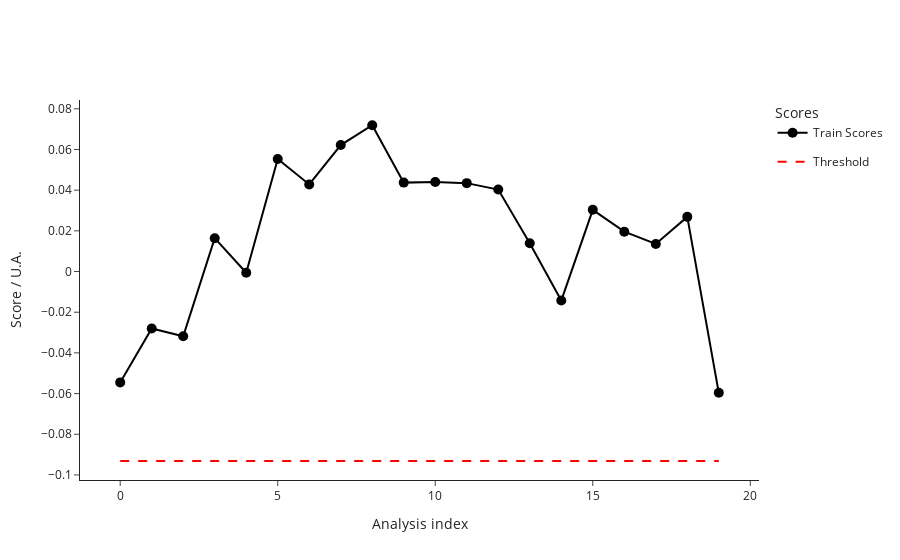

Here is the notebook cell this chart was saved with:
### Code cell
from src.StreamPort.machine_learning.methods import MachineLearningMethodIsolationForestSklearn

iforest = MachineLearningMethodIsolationForestSklearn()
iforest_parameters = iforest.parameters
print("Isolation Forest parameters: ", iforest_parameters)
parameters.update(iforest_parameters)

ml_ana = iforest.run(ml_ana)
fig_train_scores = ml_ana.plot_scores()
fig_train_scores.show()

### Figure 1 — Plotly figure (JSON) as saved in the notebook; plotly's stock layout.template omitted (floating-point values rounded to 4 significant figures)
{"data": [{"hovertemplate": ["<b>index: </b>18<br><b>name: </b>210812_Pac--005<br><b>path: </b>C:/Users/Sandeep/Desktop/ExtractedSignals\\210812_Pac 2021-08-12 10-30-07\\210812_Pac--005.D<br><b>batch: </b>210812_Pac 2021-08-12 10-30-07<br><b>batch_position: </b>5<br><b>idle_time: </b>39.0<br><b>sample: </b>NaCl 0,9%<br><b>method: </b>SAA_411_Pac.M<br><b>timestamp: </b>2021-08-12 10:50:23<br><b>detector: </b>G1315C<br><b>pump: </b>G7110B<br><b>start_time: </b>2021-08-12 10:50:57<br><b>end_time: </b>2021-08-12 10:54:57<br><b>runtime: </b>239.7000000000036", "<b>index: </b>19<br><b>name: </b>210812_Pac--006<br><b>path: </b>C:/Users/Sandeep/Desktop/ExtractedSignals\\210812_Pac 2021-08-12 10-30-07\\210812_Pac--006.D<br><b>batch: </b>210812_Pac 2021-08-12 10-30-07<br><b>batch_position: </b>6<br><b>idle_time: </b>39.0<br><b>sample: </b>Blank<br><b>method: </b>SAA_411_Pac.M<br><b>timestamp: </b>2021-08-12 10:55:02<br><b>detector: </b>G1315C<br><b>pump: </b>G7110B<br><b>start_time: </b>2021-08-12 10:55:36<br><b>end_time: </b>2021-08-12 10:59:36<br><b>runtime: </b>239.7000000000036", "<b>index: </b>20<br><b>name: </b>210812_Pac--007<br><b>path: </b>C:/Users/Sandeep/Desktop/ExtractedSignals\\210812_Pac 2021-08-12 10-30-07\\210812_Pac--007.D<br><b>batch: </b>210812_Pac 2021-08-12 10-30-07<br><b>batch_position: </b>7<br><b>idle_time: </b>39.0<br><b>sample: </b>0.025 mg/ml<br><b>method: </b>SAA_411_Pac.M<br><b>timestamp: </b>2021-08-12 10:59:41<br><b>detector: </b>G1315C<br><b>pump: </b>G7110B<br><b>start_time: </b>2021-08-12 11:00:15<br><b>end_time: </b>2021-08-12 11:04:15<br><b>runtime: </b>239.7000000000036", "<b>index: </b>21<br><b>name: </b>210812_Pac--008<br><b>path: </b>C:/Users/Sandeep/Desktop/ExtractedSignals\\210812_Pac 2021-08-12 10-30-07\\210812_Pac--008.D<br><b>batch: </b>210812_Pac 2021-08-12 10-30-07<br><b>batch_position: </b>8<br><b>idle_time: </b>39.0<br><b>sample: </b>Blank<br><b>method: </b>SAA_411_Pac.M<br><b>timestamp: </b>2021-08-12 11:04:20<br><b>detector: </b>G1315C<br><b>pump: </b>G7110B<br><b>start_time: </b>2021-08-12 11:04:54<br><b>end_time: </b>2021-08-12 11:08:54<br><b>runtime: </b>239.7000000000036", "<b>index: </b>22<br><b>name: </b>210812_Pac--009<br><b>path: </b>C:/Users/Sandeep/Desktop/ExtractedSignals\\210812_Pac 2021-08-12 10-30-07\\210812_Pac--009.D<br><b>batch: </b>210812_Pac 2021-08-12 10-30-07<br><b>batch_position: </b>9<br><b>idle_time: </b>38.0<br><b>sample: </b>210806/036 :10<br><b>method: </b>SAA_411_Pac.M<br><b>timestamp: </b>2021-08-12 11:08:59<br><b>detector: </b>G1315C<br><b>pump: </b>G7110B<br><b>start_time: </b>2021-08-12 11:09:32<br><b>end_time: </b>2021-08-12 11:13:32<br><b>runtime: </b>239.7000000000036", "<b>index: </b>23<br><b>name: </b>210812_Pac--010<br><b>path: </b>C:/Users/Sandeep/Desktop/ExtractedSignals\\210812_Pac 2021-08-12 10-30-07\\210812_Pac--010.D<br><b>batch: </b>210812_Pac 2021-08-12 10-30-07<br><b>batch_position: </b>10<br><b>idle_time: </b>39.0<br><b>sample: </b>210806/036 :10<br><b>method: </b>SAA_411_Pac.M<br><b>timestamp: </b>2021-08-12 11:13:37<br><b>detector: </b>G7110B<br><b>pump: </b>G7110B<br><b>start_time: </b>2021-08-12 11:14:11<br><b>end_time: </b>2021-08-12 11:18:11<br><b>runtime: </b>239.7000000000036", "<b>index: </b>24<br><b>name: </b>210812_Pac--011<br><b>path: </b>C:/Users/Sandeep/Desktop/ExtractedSignals\\210812_Pac 2021-08-12 10-30-07\\210812_Pac--011.D<br><b>batch: </b>210812_Pac 2021-08-12 10-30-07<br><b>batch_position: </b>11<br><b>idle_time: </b>39.0<br><b>sample: </b>210806/036 :10<br><b>method: </b>SAA_411_Pac.M<br><b>timestamp: </b>2021-08-12 11:18:16<br><b>detector: </b>G7110B<br><b>pump: </b>G7110B<br><b>start_time: </b>2021-08-12 11:18:50<br><b>end_time: </b>2021-08-12 11:22:50<br><b>runtime: </b>239.7000000000036", "<b>index: </b>25<br><b>name: </b>210812_Pac--012<br><b>path: </b>C:/Users/Sandeep/Desktop/ExtractedSignals\\210812_Pac 2021-08-12 10-30-07\\210812_Pac--012.D<br><b>batch: </b>210812_Pac 2021-08-12 10-30-07<br><b>batch_position: </b>12<br><b>idle_time: </b>39.0<br><b>sample: </b>Blank<br><b>method: </b>SAA_411_Pac.M<br><b>timestamp: </b>2021-08-12 11:22:55<br><b>detector: </b>G1315C<br><b>pump: </b>G7110B<br><b>start_time: </b>2021-08-12 11:23:29<br><b>end_time: </b>2021-08-12 11:27:29<br><b>runtime: </b>239.7000000000036", "<b>index: </b>26<br><b>name: </b>210812_Pac--013<br><b>path: </b>C:/Users/Sandeep/Desktop/ExtractedSignals\\210812_Pac 2021-08-12 10-30-07\\210812_Pac--013.D<br><b>batch: </b>210812_Pac 2021-08-12 10-30-07<br><b>batch_position: </b>13<br><b>idle_time: </b>39.0<br><b>sample: </b>0.025 mg/ml<br><b>method: </b>SAA_411_Pac.M<br><b>timestamp: </b>2021-08-12 11:27:34<br><b>detector: </b>G1315C<br><b>pump: </b>G7110B<br><b>start_time: </b>2021-08-12 11:28:08<br><b>end_time: </b>2021-08-12 11:32:08<br><b>runtime: </b>239.7000000000036", "<b>index: </b>27<br><b>name: </b>210812_Pac--014<br><b>path: </b>C:/Users/Sandeep/Desktop/ExtractedSignals\\210812_Pac 2021-08-12 10-30-07\\210812_Pac--014.D<br><b>batch: </b>210812_Pac 2021-08-12 10-30-07<br><b>batch_position: </b>14<br><b>idle_time: </b>38.0<br><b>sample: </b>Blank<br><b>method: </b>SAA_411_Pac.M<br><b>timestamp: </b>2021-08-12 11:32:13<br><b>detector: </b>G7110B<br><b>pump: </b>G7110B<br><b>start_time: </b>2021-08-12 11:32:46<br><b>end_time: </b>2021-08-12 11:36:47<br><b>runtime: </b>239.7000000000036", "<b>index: </b>51<br><b>name: </b>210813_Pac--005<br><b>path: </b>C:/Users/Sandeep/Desktop/ExtractedSignals\\210813_Pac 2021-08-13 10-37-27\\210813_Pac--005.D<br><b>batch: </b>210813_Pac 2021-08-13 10-37-27<br><b>batch_position: </b>5<br><b>idle_time: </b>39.0<br><b>sample: </b>NaCl 0,9%<br><b>method: </b>SAA_411_Pac.M<br><b>timestamp: </b>2021-08-13 10:57:52<br><b>detector: </b>G7110B<br><b>pump: </b>G7110B<br><b>start_time: </b>2021-08-13 10:58:26<br><b>end_time: </b>2021-08-13 11:02:27<br><b>runtime: </b>239.7000000000036", "<b>index: </b>52<br><b>name: </b>210813_Pac--006<br><b>path: </b>C:/Users/Sandeep/Desktop/ExtractedSignals\\210813_Pac 2021-08-13 10-37-27\\210813_Pac--006.D<br><b>batch: </b>210813_Pac 2021-08-13 10-37-27<br><b>batch_position: </b>6<br><b>idle_time: </b>38.0<br><b>sample: </b>Blank<br><b>method: </b>SAA_411_Pac.M<br><b>timestamp: </b>2021-08-13 11:02:31<br><b>detector: </b>G1315C<br><b>pump: </b>G7110B<br><b>start_time: </b>2021-08-13 11:03:05<br><b>end_time: </b>2021-08-13 11:07:06<br><b>runtime: </b>239.7000000000036", "<b>index: </b>53<br><b>name: </b>210813_Pac--007<br><b>path: </b>C:/Users/Sandeep/Desktop/ExtractedSignals\\210813_Pac 2021-08-13 10-37-27\\210813_Pac--007.D<br><b>batch: </b>210813_Pac 2021-08-13 10-37-27<br><b>batch_position: </b>7<br><b>idle_time: </b>38.0<br><b>sample: </b>0.025 mg/ml<br><b>method: </b>SAA_411_Pac.M<br><b>timestamp: </b>2021-08-13 11:07:10<br><b>detector: </b>G1315C<br><b>pump: </b>G7116B<br><b>start_time: </b>2021-08-13 11:07:44<br><b>end_time: </b>2021-08-13 11:11:45<br><b>runtime: </b>239.7000000000036", "<b>index: </b>54<br><b>name: </b>210813_Pac--008<br><b>path: </b>C:/Users/Sandeep/Desktop/ExtractedSignals\\210813_Pac 2021-08-13 10-37-27\\210813_Pac--008.D<br><b>batch: </b>210813_Pac 2021-08-13 10-37-27<br><b>batch_position: </b>8<br><b>idle_time: </b>38.0<br><b>sample: </b>Blank<br><b>method: </b>SAA_411_Pac.M<br><b>timestamp: </b>2021-08-13 11:11:49<br><b>detector: </b>G1315C<br><b>pump: </b>G7110B<br><b>start_time: </b>2021-08-13 11:12:23<br><b>end_time: </b>2021-08-13 11:16:23<br><b>runtime: </b>239.7000000000036", "<b>index: </b>55<br><b>name: </b>210813_Pac--009<br><b>path: </b>C:/Users/Sandeep/Desktop/ExtractedSignals\\210813_Pac 2021-08-13 10-37-27\\210813_Pac--009.D<br><b>batch: </b>210813_Pac 2021-08-13 10-37-27<br><b>batch_position: </b>9<br><b>idle_time: </b>39.0<br><b>sample: </b>210812/004 :20<br><b>method: </b>SAA_411_Pac.M<br><b>timestamp: </b>2021-08-13 11:16:28<br><b>detector: </b>G1315C<br><b>pump: </b>G7110B<br><b>start_time: </b>2021-08-13 11:17:02<br><b>end_time: </b>2021-08-13 11:21:03<br><b>runtime: </b>239.7000000000036", "<b>index: </b>56<br><b>name: </b>210813_Pac--010<br><b>path: </b>C:/Users/Sandeep/Desktop/ExtractedSignals\\210813_Pac 2021-08-13 10-37-27\\210813_Pac--010.D<br><b>batch: </b>210813_Pac 2021-08-13 10-37-27<br><b>batch_position: </b>10<br><b>idle_time: </b>38.0<br><b>sample: </b>210812/004 :20<br><b>method: </b>SAA_411_Pac.M<br><b>timestamp: </b>2021-08-13 11:21:08<br><b>detector: </b>G1315C<br><b>pump: </b>G7110B<br><b>start_time: </b>2021-08-13 11:21:41<br><b>end_time: </b>2021-08-13 11:25:42<br><b>runtime: </b>239.7000000000036", "<b>index: </b>57<br><b>name: </b>210813_Pac--011<br><b>path: </b>C:/Users/Sandeep/Desktop/ExtractedSignals\\210813_Pac 2021-08-13 10-37-27\\210813_Pac--011.D<br><b>batch: </b>210813_Pac 2021-08-13 10-37-27<br><b>batch_position: </b>11<br><b>idle_time: </b>39.0<br><b>sample: </b>210812/004 :20<br><b>method: </b>SAA_411_Pac.M<br><b>timestamp: </b>2021-08-13 11:25:46<br><b>detector: </b>G1315C<br><b>pump: </b>G7110B<br><b>start_time: </b>2021-08-13 11:26:21<br><b>end_time: </b>2021-08-13 11:30:21<br><b>runtime: </b>239.7000000000036", "<b>index: </b>58<br><b>name: </b>210813_Pac--012<br><b>path: </b>C:/Users/Sandeep/Desktop/ExtractedSignals\\210813_Pac 2021-08-13 10-37-27\\210813_Pac--012.D<br><b>batch: </b>210813_Pac 2021-08-13 10-37-27<br><b>batch_position: </b>12<br><b>idle_time: </b>38.0<br><b>sample: </b>Blank<br><b>method: </b>SAA_411_Pac.M<br><b>timestamp: </b>2021-08-13 11:30:26<br><b>detector: </b>G1315C<br><b>pump: </b>G7110B<br><b>start_time: </b>2021-08-13 11:30:59<br><b>end_time: </b>2021-08-13 11:34:59<br><b>runtime: </b>239.7000000000036", "<b>index: </b>59<br><b>name: </b>210813_Pac--013<br><b>path: </b>C:/Users/Sandeep/Desktop/ExtractedSignals\\210813_Pac 2021-08-13 10-37-27\\210813_Pac--013.D<br><b>batch: </b>210813_Pac 2021-08-13 10-37-27<br><b>batch_position: </b>13<br><b>idle_time: </b>39.0<br><b>sample: </b>0.025 mg/ml<br><b>method: </b>SAA_411_Pac.M<br><b>timestamp: </b>2021-08-13 11:35:04<br><b>detector: </b>G1315C<br><b>pump: </b>G7110B<br><b>start_time: </b>2021-08-13 11:35:38<br><b>end_time: </b>2021-08-13 11:39:38<br><b>runtime: </b>239.7000000000036", "<b>index: </b>60<br><b>name: </b>210813_Pac--014<br><b>path: </b>C:/Users/Sandeep/Desktop/ExtractedSignals\\210813_Pac 2021-08-13 10-37-27\\210813_Pac--014.D<br><b>batch: </b>210813_Pac 2021-08-13 10-37-27<br><b>batch_position: </b>14<br><b>idle_time: </b>38.0<br><b>sample: </b>Blank<br><b>method: </b>SAA_411_Pac.M<br><b>timestamp: </b>2021-08-13 11:39:43<br><b>detector: </b>G1315C<br><b>pump: </b>G7110B<br><b>start_time: </b>2021-08-13 11:40:16<br><b>end_time: </b>2021-08-13 11:44:17<br><b>runtime: </b>239.7000000000036"], "legendgroup": "Train", "line": {"color": "black"}, "marker": {"color": "black", "size": 10}, "mode": "lines+markers", "name": "Train Scores", "text": ["<b>index: </b>18<br><b>name: </b>210812_Pac--005<br><b>path: </b>C:/Users/Sandeep/Desktop/ExtractedSignals\\210812_Pac 2021-08-12 10-30-07\\210812_Pac--005.D<br><b>batch: </b>210812_Pac 2021-08-12 10-30-07<br><b>batch_position: </b>5<br><b>idle_time: </b>39.0<br><b>sample: </b>NaCl 0,9%<br><b>method: </b>SAA_411_Pac.M<br><b>timestamp: </b>2021-08-12 10:50:23<br><b>detector: </b>G1315C<br><b>pump: </b>G7110B<br><b>start_time: </b>2021-08-12 10:50:57<br><b>end_time: </b>2021-08-12 10:54:57<br><b>runtime: </b>239.7000000000036", "<b>index: </b>19<br><b>name: </b>210812_Pac--006<br><b>path: </b>C:/Users/Sandeep/Desktop/ExtractedSignals\\210812_Pac 2021-08-12 10-30-07\\210812_Pac--006.D<br><b>batch: </b>210812_Pac 2021-08-12 10-30-07<br><b>batch_position: </b>6<br><b>idle_time: </b>39.0<br><b>sample: </b>Blank<br><b>method: </b>SAA_411_Pac.M<br><b>timestamp: </b>2021-08-12 10:55:02<br><b>detector: </b>G1315C<br><b>pump: </b>G7110B<br><b>start_time: </b>2021-08-12 10:55:36<br><b>end_time: </b>2021-08-12 10:59:36<br><b>runtime: </b>239.7000000000036", "<b>index: </b>20<br><b>name: </b>210812_Pac--007<br><b>path: </b>C:/Users/Sandeep/Desktop/ExtractedSignals\\210812_Pac 2021-08-12 10-30-07\\210812_Pac--007.D<br><b>batch: </b>210812_Pac 2021-08-12 10-30-07<br><b>batch_position: </b>7<br><b>idle_time: </b>39.0<br><b>sample: </b>0.025 mg/ml<br><b>method: </b>SAA_411_Pac.M<br><b>timestamp: </b>2021-08-12 10:59:41<br><b>detector: </b>G1315C<br><b>pump: </b>G7110B<br><b>start_time: </b>2021-08-12 11:00:15<br><b>end_time: </b>2021-08-12 11:04:15<br><b>runtime: </b>239.7000000000036", "<b>index: </b>21<br><b>name: </b>210812_Pac--008<br><b>path: </b>C:/Users/Sandeep/Desktop/ExtractedSignals\\210812_Pac 2021-08-12 10-30-07\\210812_Pac--008.D<br><b>batch: </b>210812_Pac 2021-08-12 10-30-07<br><b>batch_position: </b>8<br><b>idle_time: </b>39.0<br><b>sample: </b>Blank<br><b>method: </b>SAA_411_Pac.M<br><b>timestamp: </b>2021-08-12 11:04:20<br><b>detector: </b>G1315C<br><b>pump: </b>G7110B<br><b>start_time: </b>2021-08-12 11:04:54<br><b>end_time: </b>2021-08-12 11:08:54<br><b>runtime: </b>239.7000000000036", "<b>index: </b>22<br><b>name: </b>210812_Pac--009<br><b>path: </b>C:/Users/Sandeep/Desktop/ExtractedSignals\\210812_Pac 2021-08-12 10-30-07\\210812_Pac--009.D<br><b>batch: </b>210812_Pac 2021-08-12 10-30-07<br><b>batch_position: </b>9<br><b>idle_time: </b>38.0<br><b>sample: </b>210806/036 :10<br><b>method: </b>SAA_411_Pac.M<br><b>timestamp: </b>2021-08-12 11:08:59<br><b>detector: </b>G1315C<br><b>pump: </b>G7110B<br><b>start_time: </b>2021-08-12 11:09:32<br><b>end_time: </b>2021-08-12 11:13:32<br><b>runtime: </b>239.7000000000036", "<b>index: </b>23<br><b>name: </b>210812_Pac--010<br><b>path: </b>C:/Users/Sandeep/Desktop/ExtractedSignals\\210812_Pac 2021-08-12 10-30-07\\210812_Pac--010.D<br><b>batch: </b>210812_Pac 2021-08-12 10-30-07<br><b>batch_position: </b>10<br><b>idle_time: </b>39.0<br><b>sample: </b>210806/036 :10<br><b>method: </b>SAA_411_Pac.M<br><b>timestamp: </b>2021-08-12 11:13:37<br><b>detector: </b>G7110B<br><b>pump: </b>G7110B<br><b>start_time: </b>2021-08-12 11:14:11<br><b>end_time: </b>2021-08-12 11:18:11<br><b>runtime: </b>239.7000000000036", "<b>index: </b>24<br><b>name: </b>210812_Pac--011<br><b>path: </b>C:/Users/Sandeep/Desktop/ExtractedSignals\\210812_Pac 2021-08-12 10-30-07\\210812_Pac--011.D<br><b>batch: </b>210812_Pac 2021-08-12 10-30-07<br><b>batch_position: </b>11<br><b>idle_time: </b>39.0<br><b>sample: </b>210806/036 :10<br><b>method: </b>SAA_411_Pac.M<br><b>timestamp: </b>2021-08-12 11:18:16<br><b>detector: </b>G7110B<br><b>pump: </b>G7110B<br><b>start_time: </b>2021-08-12 11:18:50<br><b>end_time: </b>2021-08-12 11:22:50<br><b>runtime: </b>239.7000000000036", "<b>index: </b>25<br><b>name: </b>210812_Pac--012<br><b>path: </b>C:/Users/Sandeep/Desktop/ExtractedSignals\\210812_Pac 2021-08-12 10-30-07\\210812_Pac--012.D<br><b>batch: </b>210812_Pac 2021-08-12 10-30-07<br><b>batch_position: </b>12<br><b>idle_time: </b>39.0<br><b>sample: </b>Blank<br><b>method: </b>SAA_411_Pac.M<br><b>timestamp: </b>2021-08-12 11:22:55<br><b>detector: </b>G1315C<br><b>pump: </b>G7110B<br><b>start_time: </b>2021-08-12 11:23:29<br><b>end_time: </b>2021-08-12 11:27:29<br><b>runtime: </b>239.7000000000036", "<b>index: </b>26<br><b>name: </b>210812_Pac--013<br><b>path: </b>C:/Users/Sandeep/Desktop/ExtractedSignals\\210812_Pac 2021-08-12 10-30-07\\210812_Pac--013.D<br><b>batch: </b>210812_Pac 2021-08-12 10-30-07<br><b>batch_position: </b>13<br><b>idle_time: </b>39.0<br><b>sample: </b>0.025 mg/ml<br><b>method: </b>SAA_411_Pac.M<br><b>timestamp: </b>2021-08-12 11:27:34<br><b>detector: </b>G1315C<br><b>pump: </b>G7110B<br><b>start_time: </b>2021-08-12 11:28:08<br><b>end_time: </b>2021-08-12 11:32:08<br><b>runtime: </b>239.7000000000036", "<b>index: </b>27<br><b>name: </b>210812_Pac--014<br><b>path: </b>C:/Users/Sandeep/Desktop/ExtractedSignals\\210812_Pac 2021-08-12 10-30-07\\210812_Pac--014.D<br><b>batch: </b>210812_Pac 2021-08-12 10-30-07<br><b>batch_position: </b>14<br><b>idle_time: </b>38.0<br><b>sample: </b>Blank<br><b>method: </b>SAA_411_Pac.M<br><b>timestamp: </b>2021-08-12 11:32:13<br><b>detector: </b>G7110B<br><b>pump: </b>G7110B<br><b>start_time: </b>2021-08-12 11:32:46<br><b>end_time: </b>2021-08-12 11:36:47<br><b>runtime: </b>239.7000000000036", "<b>index: </b>51<br><b>name: </b>210813_Pac--005<br><b>path: </b>C:/Users/Sandeep/Desktop/ExtractedSignals\\210813_Pac 2021-08-13 10-37-27\\210813_Pac--005.D<br><b>batch: </b>210813_Pac 2021-08-13 10-37-27<br><b>batch_position: </b>5<br><b>idle_time: </b>39.0<br><b>sample: </b>NaCl 0,9%<br><b>method: </b>SAA_411_Pac.M<br><b>timestamp: </b>2021-08-13 10:57:52<br><b>detector: </b>G7110B<br><b>pump: </b>G7110B<br><b>start_time: </b>2021-08-13 10:58:26<br><b>end_time: </b>2021-08-13 11:02:27<br><b>runtime: </b>239.7000000000036", "<b>index: </b>52<br><b>name: </b>210813_Pac--006<br><b>path: </b>C:/Users/Sandeep/Desktop/ExtractedSignals\\210813_Pac 2021-08-13 10-37-27\\210813_Pac--006.D<br><b>batch: </b>210813_Pac 2021-08-13 10-37-27<br><b>batch_position: </b>6<br><b>idle_time: </b>38.0<br><b>sample: </b>Blank<br><b>method: </b>SAA_411_Pac.M<br><b>timestamp: </b>2021-08-13 11:02:31<br><b>detector: </b>G1315C<br><b>pump: </b>G7110B<br><b>start_time: </b>2021-08-13 11:03:05<br><b>end_time: </b>2021-08-13 11:07:06<br><b>runtime: </b>239.7000000000036", "<b>index: </b>53<br><b>name: </b>210813_Pac--007<br><b>path: </b>C:/Users/Sandeep/Desktop/ExtractedSignals\\210813_Pac 2021-08-13 10-37-27\\210813_Pac--007.D<br><b>batch: </b>210813_Pac 2021-08-13 10-37-27<br><b>batch_position: </b>7<br><b>idle_time: </b>38.0<br><b>sample: </b>0.025 mg/ml<br><b>method: </b>SAA_411_Pac.M<br><b>timestamp: </b>2021-08-13 11:07:10<br><b>detector: </b>G1315C<br><b>pump: </b>G7116B<br><b>start_time: </b>2021-08-13 11:07:44<br><b>end_time: </b>2021-08-13 11:11:45<br><b>runtime: </b>239.7000000000036", "<b>index: </b>54<br><b>name: </b>210813_Pac--008<br><b>path: </b>C:/Users/Sandeep/Desktop/ExtractedSignals\\210813_Pac 2021-08-13 10-37-27\\210813_Pac--008.D<br><b>batch: </b>210813_Pac 2021-08-13 10-37-27<br><b>batch_position: </b>8<br><b>idle_time: </b>38.0<br><b>sample: </b>Blank<br><b>method: </b>SAA_411_Pac.M<br><b>timestamp: </b>2021-08-13 11:11:49<br><b>detector: </b>G1315C<br><b>pump: </b>G7110B<br><b>start_time: </b>2021-08-13 11:12:23<br><b>end_time: </b>2021-08-13 11:16:23<br><b>runtime: </b>239.7000000000036", "<b>index: </b>55<br><b>name: </b>210813_Pac--009<br><b>path: </b>C:/Users/Sandeep/Desktop/ExtractedSignals\\210813_Pac 2021-08-13 10-37-27\\210813_Pac--009.D<br><b>batch: </b>210813_Pac 2021-08-13 10-37-27<br><b>batch_position: </b>9<br><b>idle_time: </b>39.0<br><b>sample: </b>210812/004 :20<br><b>method: </b>SAA_411_Pac.M<br><b>timestamp: </b>2021-08-13 11:16:28<br><b>detector: </b>G1315C<br><b>pump: </b>G7110B<br><b>start_time: </b>2021-08-13 11:17:02<br><b>end_time: </b>2021-08-13 11:21:03<br><b>runtime: </b>239.7000000000036", "<b>index: </b>56<br><b>name: </b>210813_Pac--010<br><b>path: </b>C:/Users/Sandeep/Desktop/ExtractedSignals\\210813_Pac 2021-08-13 10-37-27\\210813_Pac--010.D<br><b>batch: </b>210813_Pac 2021-08-13 10-37-27<br><b>batch_position: </b>10<br><b>idle_time: </b>38.0<br><b>sample: </b>210812/004 :20<br><b>method: </b>SAA_411_Pac.M<br><b>timestamp: </b>2021-08-13 11:21:08<br><b>detector: </b>G1315C<br><b>pump: </b>G7110B<br><b>start_time: </b>2021-08-13 11:21:41<br><b>end_time: </b>2021-08-13 11:25:42<br><b>runtime: </b>239.7000000000036", "<b>index: </b>57<br><b>name: </b>210813_Pac--011<br><b>path: </b>C:/Users/Sandeep/Desktop/ExtractedSignals\\210813_Pac 2021-08-13 10-37-27\\210813_Pac--011.D<br><b>batch: </b>210813_Pac 2021-08-13 10-37-27<br><b>batch_position: </b>11<br><b>idle_time: </b>39.0<br><b>sample: </b>210812/004 :20<br><b>method: </b>SAA_411_Pac.M<br><b>timestamp: </b>2021-08-13 11:25:46<br><b>detector: </b>G1315C<br><b>pump: </b>G7110B<br><b>start_time: </b>2021-08-13 11:26:21<br><b>end_time: </b>2021-08-13 11:30:21<br><b>runtime: </b>239.7000000000036", "<b>index: </b>58<br><b>name: </b>210813_Pac--012<br><b>path: </b>C:/Users/Sandeep/Desktop/ExtractedSignals\\210813_Pac 2021-08-13 10-37-27\\210813_Pac--012.D<br><b>batch: </b>210813_Pac 2021-08-13 10-37-27<br><b>batch_position: </b>12<br><b>idle_time: </b>38.0<br><b>sample: </b>Blank<br><b>method: </b>SAA_411_Pac.M<br><b>timestamp: </b>2021-08-13 11:30:26<br><b>detector: </b>G1315C<br><b>pump: </b>G7110B<br><b>start_time: </b>2021-08-13 11:30:59<br><b>end_time: </b>2021-08-13 11:34:59<br><b>runtime: </b>239.7000000000036", "<b>index: </b>59<br><b>name: </b>210813_Pac--013<br><b>path: </b>C:/Users/Sandeep/Desktop/ExtractedSignals\\210813_Pac 2021-08-13 10-37-27\\210813_Pac--013.D<br><b>batch: </b>210813_Pac 2021-08-13 10-37-27<br><b>batch_position: </b>13<br><b>idle_time: </b>39.0<br><b>sample: </b>0.025 mg/ml<br><b>method: </b>SAA_411_Pac.M<br><b>timestamp: </b>2021-08-13 11:35:04<br><b>detector: </b>G1315C<br><b>pump: </b>G7110B<br><b>start_time: </b>2021-08-13 11:35:38<br><b>end_time: </b>2021-08-13 11:39:38<br><b>runtime: </b>239.7000000000036", "<b>index: </b>60<br><b>name: </b>210813_Pac--014<br><b>path: </b>C:/Users/Sandeep/Desktop/ExtractedSignals\\210813_Pac 2021-08-13 10-37-27\\210813_Pac--014.D<br><b>batch: </b>210813_Pac 2021-08-13 10-37-27<br><b>batch_position: </b>14<br><b>idle_time: </b>38.0<br><b>sample: </b>Blank<br><b>method: </b>SAA_411_Pac.M<br><b>timestamp: </b>2021-08-13 11:39:43<br><b>detector: </b>G1315C<br><b>pump: </b>G7110B<br><b>start_time: </b>2021-08-13 11:40:16<br><b>end_time: </b>2021-08-13 11:44:17<br><b>runtime: </b>239.7000000000036"], "type": "scatter", "x": [0, 1, 2, 3, 4, 5, 6, 7, 8, 9, 10, 11, 12, 13, 14, 15, 16, 17, 18, 19], "y": [-0.05449, -0.02799, -0.03179, 0.01638, -0.0005786, 0.05534, 0.04281, 0.06218, 0.07191, 0.04371, 0.04397, 0.04345, 0.04029, 0.0139, -0.01427, 0.03034, 0.01959, 0.01356, 0.02687, -0.05962]}, {"legendgroup": "Threshold", "line": {"color": "red", "dash": "dash"}, "mode": "lines", "name": "Threshold", "type": "scatter", "x": [0, 19], "y": [-0.09315, -0.09315]}], "layout": {"legend": {"title": {"text": "Scores"}}, "xaxis": {"title": {"text": "Analysis index"}}, "yaxis": {"title": {"text": "Score / U.A."}}}}
